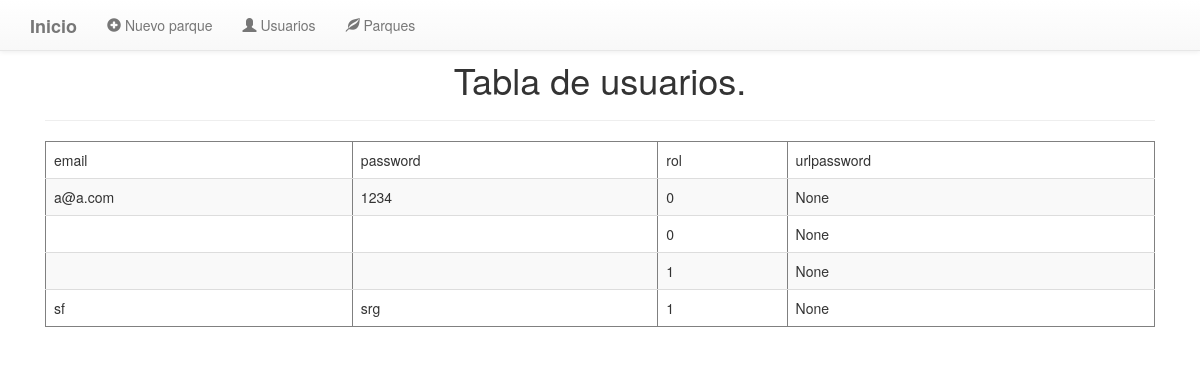
Before: /usuarios with the older database file.
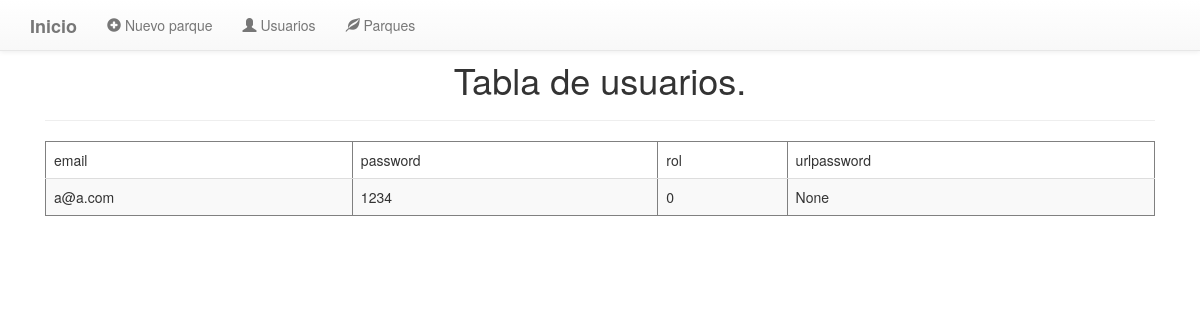
After: the same page with the newer database file.
### tables this page shows
CREATE TABLE user (email TEXT PRIMARY KEY, password TEXT, rol INTEGER);

### src/server/app.py (the view)
@app.route('/usuarios')
def users():
    con = sql.connect("database.db")
    con.row_factory = sql.Row
    cur = con.cursor()
    cur.execute("select * from user")
    rows = cur.fetchall()
    print(rows)
    return render_template("list_usuario.html",rows = rows)

### src/server/templates/list_usuario.html
{% extends 'base.html' %}
{% block content %}
      <div class="container">
         <div class="col-md-12">
            <br><br>
            <h1 class="titulo">Tabla de usuarios.</h1>
            <hr>
            <table border = 1 class="table table-striped">
               <thead>
                  <td>email</td>
                  <td>password</td>
                  <td>rol</td>
                  <td>urlpassword</td>
               </thead>
               {% for row in rows %}
                  <tr>
                     <td>{{row["email"]}}</td>
                     <td> {{ row["password"]}}</td>
                     <td>{{row['rol']}}</td>
                     <td>{{row['urlpassword']}}</td>
                  </tr>
               {% endfor %}
            </table>
      </div>
   </div>
{% endblock %}

### src/server/templates/base.html (shortened to what this page needs)
<!DOCTYPE html>
<html lang="en">
   <head>
      <link rel="stylesheet" href="https://maxcdn.bootstrapcdn.com/bootstrap/3.3.7/css/bootstrap.min.css">
      <link rel="stylesheet" type="text/css" href="{{ url_for('static', filename='css/style.css') }}">
      <link rel="stylesheet" href="https://maxcdn.bootstrapcdn.com/bootstrap/3.3.7/css/bootstrap-theme.min.css">
   </head>
   <body>
      <nav class="navbar navbar-default navbar-fixed-top">
         <div class="container">
         <div class="navbar-header">
            <a class="navbar-brand" href="/">
            <b>Inicio</b>
            </a>
         </div>
         <div class="collapse navbar-collapse" id="bs-example-navbar-collapse-1">
            <ul class="nav navbar-nav">
               <li><a href="/nuevo_parque"><span class="glyphicon glyphicon-plus-sign"></span> Nuevo parque</a></li>
               <li><a href="/usuarios"><span class="glyphicon glyphicon-user"></span> Usuarios</a></li>
               <li><a href="/lista_parques"><span class="glyphicon glyphicon-leaf"></span> Parques</a></li>
            </ul>
         </div>
      </nav>
      {% block content %}
      {% endblock %}

### src/server/static/css/style.css (style rules this page uses)
h1.titulo, h3.titulo { text-align: center; }

Changed rows visible on the page:
removed user: rol "0", urlpassword "None"
removed user: rol "1", urlpassword "None"
removed user: email "sf", password "srg", rol "1", urlpassword "None"
